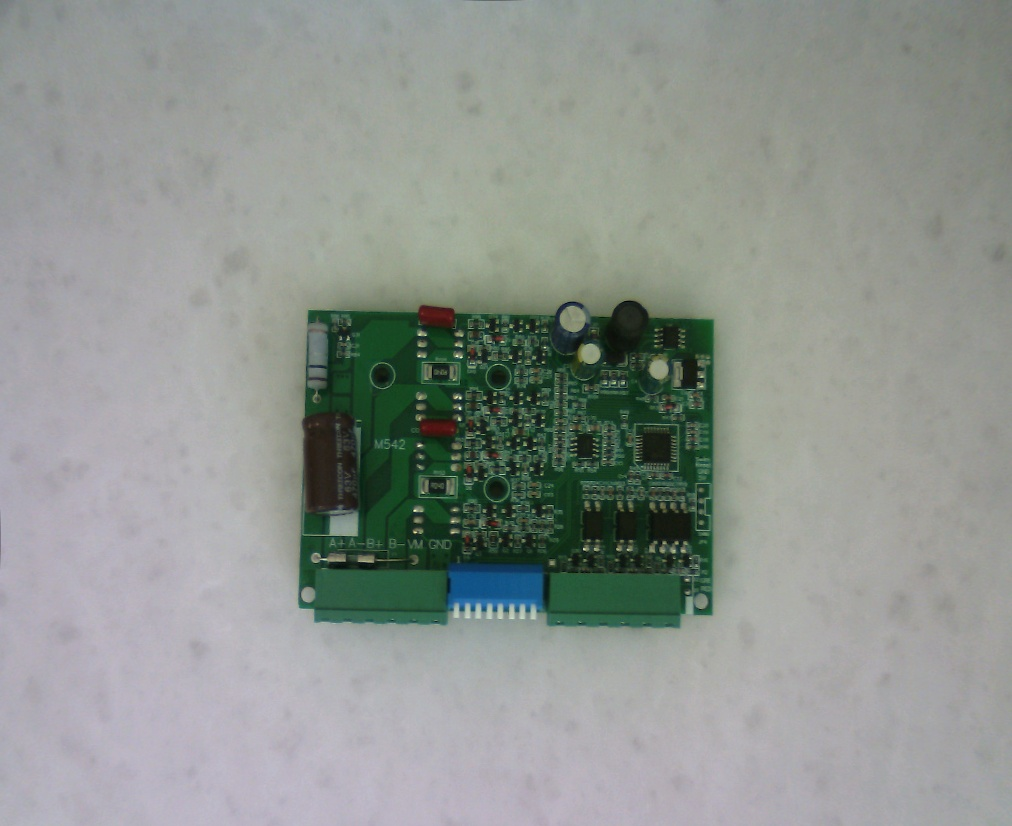
#> input picture chessboard_1_5_0.jpg, 1012 x 826 px
$ python bober.py
#> lines starting #> are read from the running program, lines starting #| are printed output that depends on the picture; after the words box and inside, x2 and y2 are one past the last pixel; in counts of white or black regions, pixels touching at a corner belong together; long printed decimals are rounded
#> in main, reference_img is the input picture: PIL image 1012x826 RGB; mean R, G, B 143.3, 149.1, 144.2
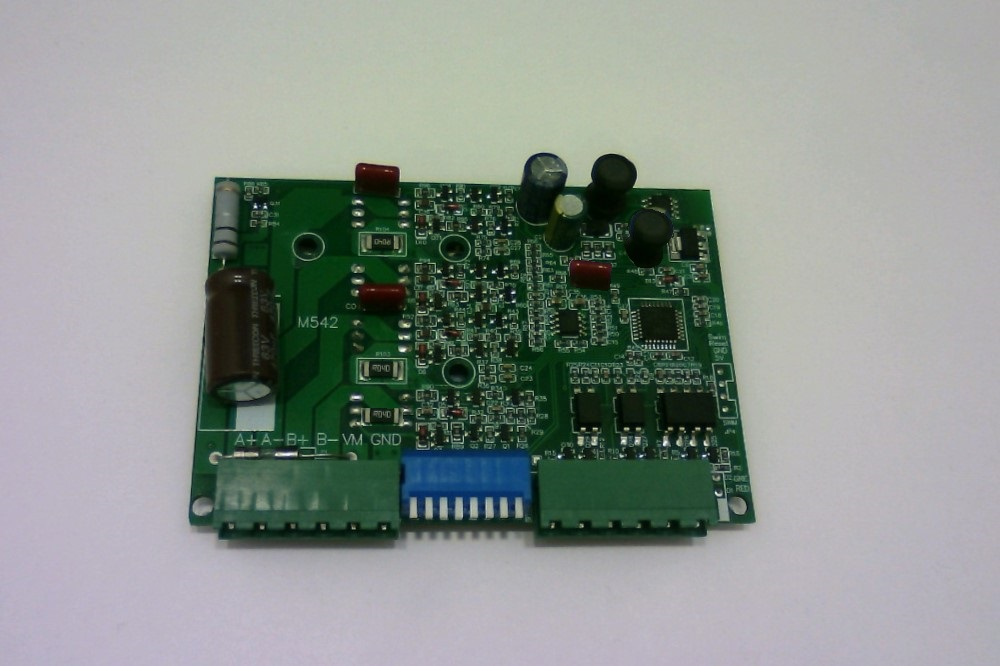
#> input picture chess.jpg, 1000 x 666 px
#> in main, test_img is the input picture: PIL image 1000x666 RGB; mean R, G, B 140, 147.7, 142.4
#| Эталон: (826, 1012, 3), Тест: (666, 1000, 3)
import numpy as np
from PIL import Image
import matplotlib.pyplot as plt
from scipy import ndimage
import math
from matplotlib.path import Path
#ггйода гойдав

def find_equals(src_points, dst_points):
    """
    Вычисляет матрицу гомографии H (3x3) из соответствий точек
    """
    if len(src_points) < 4 or len(dst_points) < 4:
        raise ValueError("Нужно минимум 4 точки для вычисления гомографии")

    if len(src_points) != len(dst_points):
        raise ValueError("Количество исходных и целевых точек должно совпадать")

    # Строим матрицу A для системы уравнений A * h = 0
    A = []
    for i in range(len(src_points)):
        x, y = src_points[i]
        x_prime, y_prime = dst_points[i]

        A.append([x, y, 1, 0, 0, 0, -x_prime * x, -x_prime * y, -x_prime])
        A.append([0, 0, 0, x, y, 1, -y_prime * x, -y_prime * y, -y_prime])

    A = np.array(A)

    # Решаем систему A * h = 0 методом SVD
    U, S, Vt = np.linalg.svd(A)

    # Последняя строка Vt соответствует наименьшему собственному значению
    H = Vt[-1].reshape(3, 3)

    # Нормализуем матрицу (делаем H[2,2] = 1)
    H = H / H[2, 2]
    print(f"H: {H}")

    return H


def extract_pcb_region(image, corners):
    """
    Вырезает область платы внутри углов

    Parameters:
    image: numpy array - исходное изображение
    corners: list - список углов [(x1,y1), (x2,y2), (x3,y3), (x4,y4)]

    Returns:
    numpy array - вырезанная область платы
    tuple - bounding box (min_x, min_y, max_x, max_y)
    """
    # Создаем путь по углам
    polygon_path = Path(corners)

    # Находим bounding box углов
    min_x = int(min(corners, key=lambda p: p[0])[0])
    max_x = int(max(corners, key=lambda p: p[0])[0])
    min_y = int(min(corners, key=lambda p: p[1])[1])
    max_y = int(max(corners, key=lambda p: p[1])[1])

    # Создаем маску для области внутри углов
    height, width = image.shape[:2]
    y_indices, x_indices = np.mgrid[min_y:max_y, min_x:max_x]
    points = np.column_stack([x_indices.ravel(), y_indices.ravel()])

    # Создаем маску точек внутри полигона
    mask = polygon_path.contains_points(points)
    mask = mask.reshape((max_y - min_y, max_x - min_x))

    # Создаем пустое изображение для вырезанной области
    if len(image.shape) == 3:
        extracted = np.zeros((max_y - min_y, max_x - min_x, image.shape[2]), dtype=image.dtype)
    else:
        extracted = np.zeros((max_y - min_y, max_x - min_x), dtype=image.dtype)

    # Копируем только пиксели внутри маски
    extracted[mask] = image[min_y:max_y, min_x:max_x][mask]

    return extracted, (min_x, min_y, max_x, max_y)


def transform_pcb_to_reference(test_pcb_region, H, reference_pcb_region_shape):
    """
    Преобразует вырезанную область тестовой платы в координаты вырезанной области эталонной платы

    Parameters:
    test_pcb_region: numpy array - вырезанная область тестовой платы
    H: numpy array (3x3) - матрица гомографии
    reference_pcb_region_shape: tuple - размер вырезанной области эталонной платы

    Returns:
    numpy array - преобразованная область тестовой платы
    """
    ref_height, ref_width = reference_pcb_region_shape[:2]

    # Создаем пустой массив того же размера, что и вырезанная эталонная область
    if len(reference_pcb_region_shape) == 3:
        transformed = np.zeros((ref_height, ref_width, reference_pcb_region_shape[2]), dtype=test_pcb_region.dtype)
    else:
        transformed = np.zeros((ref_height, ref_width), dtype=test_pcb_region.dtype)

    # Создаем координатную сетку для эталонной области
    y_ref, x_ref = np.indices((ref_height, ref_width))
    ones = np.ones_like(x_ref)

    # Преобразуем координаты в однородные
    ref_coords_homogeneous = np.stack([x_ref.ravel(), y_ref.ravel(), ones.ravel()])

    # Применяем обратную гомографию для получения координат в тестовом изображении
    H_inv = np.linalg.inv(H)
    test_coords_homogeneous = H_inv @ ref_coords_homogeneous

    # Нормализуем координаты
    test_x = test_coords_homogeneous[0] / test_coords_homogeneous[2]
    test_y = test_coords_homogeneous[1] / test_coords_homogeneous[2]

    # Округляем до целых пикселей
    test_x_int = np.round(test_x).astype(int)
    test_y_int = np.round(test_y).astype(int)

    # Создаем маску для валидных координат
    valid_mask = ((test_x_int >= 0) & (test_x_int < test_pcb_region.shape[1]) &
                  (test_y_int >= 0) & (test_y_int < test_pcb_region.shape[0]))

    # Преобразуем индексы обратно в 2D
    valid_indices_ref = np.where(valid_mask.reshape(ref_height, ref_width))
    valid_indices_test_y = test_y_int[valid_mask]
    valid_indices_test_x = test_x_int[valid_mask]

    # Копируем пиксели из тестовой области в эталонные координаты
    if len(test_pcb_region.shape) == 3:
        transformed[valid_indices_ref[0], valid_indices_ref[1]] = \
            test_pcb_region[valid_indices_test_y, valid_indices_test_x]
    else:
        transformed[valid_indices_ref[0], valid_indices_ref[1]] = \
            test_pcb_region[valid_indices_test_y, valid_indices_test_x]

    return transformed


def apply_homography(H, points):
    """
    Применяет матрицу гомографии H к точкам
    """
    points_array = np.array(points, dtype=np.float32)
    homogeneous_points = np.column_stack([points_array, np.ones(len(points_array))])

    transformed = (H @ homogeneous_points.T).T
    transformed_cartesian = transformed[:, :2] / transformed[:, 2:3]

    return [(float(x), float(y)) for x, y in transformed_cartesian]


class PCBCornerDetector:
    def __init__(self):
        pass

    # [31 lines left out: function _bresenham_circle, not called in this run]

    def find_pcb_corners_simple(self, image):
        """
        Простой метод поиска углов платы через анализ градиентов
        """
        if len(image.shape) == 3:
            gray = np.dot(image[..., :3], [0.2989, 0.5870, 0.1140])
        else:
            gray = image.copy()

        height, width = gray.shape
        edges = []

        # Поиск границ по всем сторонам
        border_size = min(height, width) // 10

        # Верхняя граница
        for j in range(border_size, width - border_size, 5):
            for i in range(border_size, height // 3):
                if abs(int(gray[i, j]) - int(gray[i - 1, j])) > 30:
                    edges.append((j, i))
                    break

        # Нижняя граница
        for j in range(border_size, width - border_size, 5):
            for i in range(height - border_size, height * 2 // 3, -1):
                if abs(int(gray[i, j]) - int(gray[i - 1, j])) > 30:
                    edges.append((j, i))
                    break

        # Левая граница
        for i in range(border_size, height - border_size, 5):
            for j in range(border_size, width // 3):
                if abs(int(gray[i, j]) - int(gray[i, j - 1])) > 30:
                    edges.append((j, i))
                    break

        # Правая граница
        for i in range(border_size, height - border_size, 5):
            for j in range(width - border_size, width * 2 // 3, -1):
                if abs(int(gray[i, j]) - int(gray[i, j - 1])) > 30:
                    edges.append((j, i))
                    break

        # Кластеризация по углам
        if len(edges) >= 4:
            corners = self._cluster_corners(edges, width, height)
            return self._order_corners(corners)

        # Fallback: углы изображения с отступом
        margin = 50
        return [
            [margin, margin],
            [width - margin, margin],
            [width - margin, height - margin],
            [margin, height - margin]
        ]

    def _cluster_corners(self, edges, width, height):
        """Кластеризует точки границ по углам"""
#> called with width = 1012, height = 826
        quadrants = {
            'top_left': [], 'top_right': [],
            'bottom_left': [], 'bottom_right': []
        }

        center_x, center_y = width // 2, height // 2

        for x, y in edges:
            if x < center_x and y < center_y:
                quadrants['top_left'].append((x, y))
            elif x >= center_x and y < center_y:
                quadrants['top_right'].append((x, y))
            elif x < center_x and y >= center_y:
                quadrants['bottom_left'].append((x, y))
            else:
                quadrants['bottom_right'].append((x, y))

        corners = []
        for quadrant_name, points in quadrants.items():
            if points:
                if quadrant_name == 'top_left':
                    target = (0, 0)
                elif quadrant_name == 'top_right':
                    target = (width, 0)
                elif quadrant_name == 'bottom_left':
                    target = (0, height)
                else:
                    target = (width, height)

                closest = min(points, key=lambda p: math.sqrt((p[0] - target[0]) ** 2 + (p[1] - target[1]) ** 2))
                corners.append(closest)

        return corners

    def _order_corners(self, corners):
        """Упорядочивает углы"""
        if len(corners) != 4:
            return corners

        corners_sorted = sorted(corners, key=lambda p: p[1])
        top = sorted(corners_sorted[:2], key=lambda p: p[0])
        bottom = sorted(corners_sorted[2:], key=lambda p: p[0])

        return [top[0], top[1], bottom[1], bottom[0]]

    def align_and_compare(self, reference_image, test_image):
        """
        Находит углы на обоих изображениях, вычисляет гомографию и выравнивает

        Returns:
        tuple: (H_matrix, aligned_test_corners, reference_corners, test_corners)
        """
        # Находим углы на эталонном и тестовом изображениях
        reference_corners = self.find_pcb_corners_simple(reference_image)
#> reference_corners = [(308, 312), (714, 327), (712, 612), (299, 607)]
        test_corners = self.find_pcb_corners_simple(test_image)
#> test_corners = [(216, 177), (710, 191), (756, 521), (189, 521)]

        print(f"Углы эталонного изображения: {reference_corners}")
#| Углы эталонного изображения: [(308, 312), (714, 327), (712, 612), (299, 607)]
        print(f"Углы тестового изображения: {test_corners}")
#| Углы тестового изображения: [(216, 177), (710, 191), (756, 521), (189, 521)]

        if len(reference_corners) != 4 or len(test_corners) != 4:
            print("Не удалось найти 4 угла на одном из изображений")
            return None, test_corners, reference_corners, test_corners

        try:
            # Вычисляем матрицу гомографии
            H = find_equals(test_corners, reference_corners)
#> the loop in find_equals, `for i in range(len(src_points)):` made 4 passes
#> (x, y, x_prime, y_prime) on passes 1 to 4: (216, 177, 308, 312), (710, 191, 714, 327), (756, 521, 712, 612), (189, 521, 299, 607)
#> after the loop in find_equals, `for i in range(len(src_points)):`: A = 8 items
#> in find_equals, `U, S, Vt = np.linalg.svd(A)`: S = [1071769, 288794.5, 1243, 478, 439, 107.4, 18.4, 0.638]
#> in find_equals, `H = Vt[-1].reshape(3, 3)`: H = [[0.00504, 0.000953, 0.664], [-3.15e-05, 0.00681, 0.748], [-1.53e-07, 2.4e-06, 0.00585]]
#> in find_equals, `H = H / H[2, 2]`: H = [[0.862, 0.163, 113.6], [-0.00539, 1.16, 127.9], [-2.62e-05, 0.00041, 1]]
#| H: [[ 8.61874508e-01  1.63069623e-01  1.13602897e+02]
#|  [-5.38827747e-03  1.16496608e+00  1.27863922e+02]
#|  [-2.62232585e-05  4.10442710e-04  1.00000000e+00]]
            print("Матрица гомографии H вычислена успешно")

            # Применяем гомографию к углам тестового изображения
            aligned_test_corners = apply_homography(H, test_corners)
#> in apply_homography, `points_array = np.array(points, dtype=np.float32)`: points_array = [[216, 177], [710, 191], [756, 521], [189, 521]]
#> in apply_homography, `homogeneous_points = np.column_stack([points_array, np.ones(len(points..`: homogeneous_points = [[216, 177, 1], [710, 191, 1], [756, 521, 1], [189, 521, 1]]
#> in apply_homography, `transformed = (H @ homogeneous_points.T).T`: transformed = [[328.6, 332.9, 1.07], [756.7, 346.5, 1.06], [850.1, 730.7, 1.19], [361.5, 733.8, 1.21]]
#> in apply_homography, `transformed_cartesian = transformed[:, :2] / transformed[:, 2:3]`: transformed_cartesian = [[308, 312], [714, 327], [712, 612], [299, 607]]
#> aligned_test_corners = [(308, 312), (714, 327), (712, 612), (299, 607)]
            print(f"Выровненные углы тестового изображения: {aligned_test_corners}")
#| Выровненные углы тестового изображения: [(308.000, 312.000), (714.000, 327.000), (712.000, 612.000), (299.000, 607.000)]

            return H, aligned_test_corners, reference_corners, test_corners

        except Exception as e:
            print(f"Ошибка при вычислении гомографии: {e}")
            return None, test_corners, reference_corners, test_corners

    def visualize_alignment(self, reference_image, test_image, H, aligned_corners, reference_corners, test_corners,
                            reference_pcb_region=None, test_pcb_region=None, transformed_test_pcb=None):
        """Визуализирует результаты выравнивания"""
        fig, axes = plt.subplots(2, 3, figsize=(18, 12))

        # 1. Эталонное изображение с углами
        axes[0, 0].imshow(reference_image)
        if reference_corners:
            x_ref = [p[0] for p in reference_corners]
            y_ref = [p[1] for p in reference_corners]
            axes[0, 0].plot(x_ref, y_ref, 'go', markersize=8, label='Эталон')
            for i in range(4):
                x1, y1 = reference_corners[i]
                x2, y2 = reference_corners[(i + 1) % 4]
                axes[0, 0].plot([x1, x2], [y1, y2], 'g-', linewidth=2)
        axes[0, 0].set_title('Эталонное изображение')
        axes[0, 0].legend()
        axes[0, 0].axis('off')

        # 2. Тестовое изображение с углами
        axes[0, 1].imshow(test_image)
        if test_corners:
            x_test = [p[0] for p in test_corners]
            y_test = [p[1] for p in test_corners]
            axes[0, 1].plot(x_test, y_test, 'ro', markersize=8, label='Исходные')
            for i in range(4):
                x1, y1 = test_corners[i]
                x2, y2 = test_corners[(i + 1) % 4]
                axes[0, 1].plot([x1, x2], [y1, y2], 'r-', linewidth=2)
        axes[0, 1].set_title('Тестовое изображение')
        axes[0, 1].legend()
        axes[0, 1].axis('off')

        # 3. Вырезанные области плат
        if reference_pcb_region is not None and test_pcb_region is not None:
            axes[0, 2].imshow(reference_pcb_region)
            axes[0, 2].set_title('Вырезанная эталонная плата')
            axes[0, 2].axis('off')

            axes[1, 0].imshow(test_pcb_region)
            axes[1, 0].set_title('Вырезанная тестовая плата')
            axes[1, 0].axis('off')

            if transformed_test_pcb is not None:
                axes[1, 1].imshow(transformed_test_pcb)
                axes[1, 1].set_title('Преобразованная тестовая плата')
                axes[1, 1].axis('off')
            else:
                axes[1, 1].text(0.5, 0.5, 'Нет преобразованного изображения',
                                ha='center', va='center', transform=axes[1, 1].transAxes)
                axes[1, 1].axis('off')
        else:
            axes[0, 2].text(0.5, 0.5, 'Нет данных о вырезанных областях',
                            ha='center', va='center', transform=axes[0, 2].transAxes)
            axes[0, 2].axis('off')

        # 6. Общая информация
        info_text = f"Эталон: {len(reference_corners)} углов\nТест: {len(test_corners)} углов"
        if H is not None:
            info_text += f"\nГомография: УСПЕХ"
            if reference_pcb_region is not None:
                info_text += f"\nРазмер эталонной платы: {reference_pcb_region.shape}"
            if test_pcb_region is not None:
                info_text += f"\nРазмер тестовой платы: {test_pcb_region.shape}"
        else:
            info_text += f"\nГомография: ОШИБКА"

        axes[1, 2].text(0.1, 0.5, info_text, fontsize=12, transform=axes[1, 2].transAxes)
        axes[1, 2].set_title('Статистика')
        axes[1, 2].axis('off')

        plt.tight_layout()
        plt.show()


def display_transformed_image(transformed_array, title="Преобразованное изображение", figsize=(10, 8)):
    """
    Выводит изображение из преобразованного массива

    Parameters:
    transformed_array: numpy array - массив после преобразования
    title: str - заголовок изображения
    figsize: tuple - размер фигуры
    """
    plt.figure(figsize=figsize)

    # Проверяем тип данных массива
    if transformed_array.dtype == np.float32 or transformed_array.dtype == np.float64:
        # Если массив в float, нормализуем для отображения
        if transformed_array.max() > 1.0:
            display_array = transformed_array / 255.0
        else:
            display_array = transformed_array
    else:
        # Если массив в uint8, используем как есть
        display_array = transformed_array

    # Отображаем изображение
    if len(transformed_array.shape) == 3:
        plt.imshow(display_array)
    else:
        plt.imshow(display_array, cmap='gray')

    plt.title(title, fontsize=14)
    plt.axis('off')
    plt.tight_layout()
    plt.show()

    # Дополнительная информация о массиве
    print(f"Размер массива: {transformed_array.shape}")
    print(f"Тип данных: {transformed_array.dtype}")
    print(f"Диапазон значений: {transformed_array.min()} - {transformed_array.max()}")
    print(f"Количество ненулевых пикселей: {np.count_nonzero(transformed_array)}")


def main():
    # Загрузка изображений
    reference_img = Image.open('chessboard_1_5_0.jpg')
    test_img = Image.open('chess.jpg')

    reference_array = np.array(reference_img)
    test_array = np.array(test_img)

    print(f"Эталон: {reference_array.shape}, Тест: {test_array.shape}")

    # Создаем детектор
    detector = PCBCornerDetector()

    # Выравниваем и сравниваем
    H, aligned_corners, ref_corners, test_corners = detector.align_and_compare(
        reference_array, test_array
    )
#> aligned_corners = [(308, 312), (714, 327), (712, 612), (299, 607)]; ref_corners = [(308, 312), (714, 327), (712, 612), (299, 607)]; test_corners = [(216, 177), (710, 191), (756, 521), (189, 521)]

    if H is not None:
        # Вырезаем области плат из обоих изображений
        reference_pcb_region, ref_bbox = extract_pcb_region(reference_array, ref_corners)
#> in extract_pcb_region, `min_x = int(min(corners, key=lambda p: p[0])[0])`: min_x = 299
#> in extract_pcb_region, `max_x = int(max(corners, key=lambda p: p[0])[0])`: max_x = 714
#> in extract_pcb_region, `min_y = int(min(corners, key=lambda p: p[1])[1])`: min_y = 312
#> in extract_pcb_region, `max_y = int(max(corners, key=lambda p: p[1])[1])`: max_y = 612
#> in extract_pcb_region, `y_indices, x_indices = np.mgrid[min_y:max_y, min_x:max_x]`:
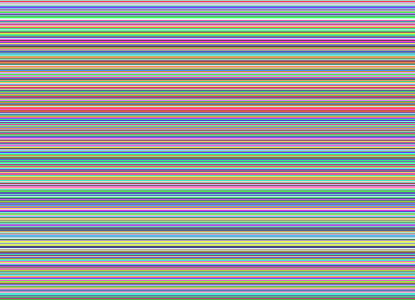
#> y_indices: shape (300, 415) int64; 300 distinct labels, from 312 to 611; one colour per label, 0 black
#> in extract_pcb_region, `y_indices, x_indices = np.mgrid[min_y:max_y, min_x:max_x]`:
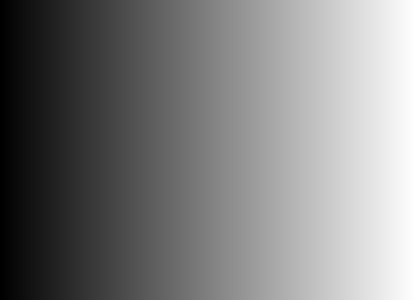
#> x_indices: shape (300, 415) int64; min 299, max 713, mean 506; drawn with min black and max white
#> in extract_pcb_region, `points = np.column_stack([x_indices.ravel(), y_indices.ravel()])`: points = 124500 pairs, first value 299 to 713, second value 312 to 611
#> in extract_pcb_region, `mask = mask.reshape((max_y - min_y, max_x - min_x))`:
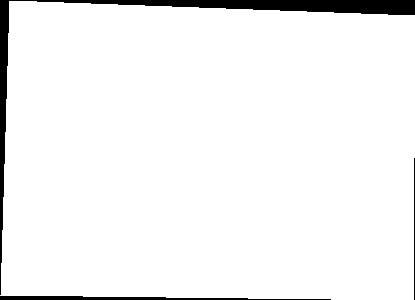
#> mask: shape (300, 415) bool; 95.4% white; 3 black regions, box (x1, y1, x2, y2) and area: (0, 0, 415, 295) 4720, (0, 296, 331, 300) 828, (414, 158, 415, 300) 142
#> in extract_pcb_region, `extracted[mask] = image[min_y:max_y, min_x:max_x][mask]`:
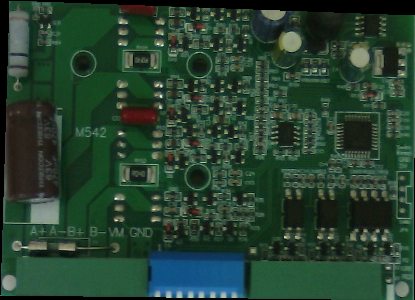
#> extracted: shape (300, 415, 3); mean R, G, B 38.8, 65.3, 48.1
#> ref_bbox = (299, 312, 714, 612)
        test_pcb_region, test_bbox = extract_pcb_region(test_array, test_corners)
#> in extract_pcb_region (call 2), `min_x = int(min(corners, key=lambda p: p[0])[0])`: min_x = 189
#> in extract_pcb_region (call 2), `max_x = int(max(corners, key=lambda p: p[0])[0])`: max_x = 756
#> in extract_pcb_region (call 2), `min_y = int(min(corners, key=lambda p: p[1])[1])`: min_y = 177
#> in extract_pcb_region (call 2), `max_y = int(max(corners, key=lambda p: p[1])[1])`: max_y = 521
#> in extract_pcb_region (call 2), `y_indices, x_indices = np.mgrid[min_y:max_y, min_x:max_x]`:
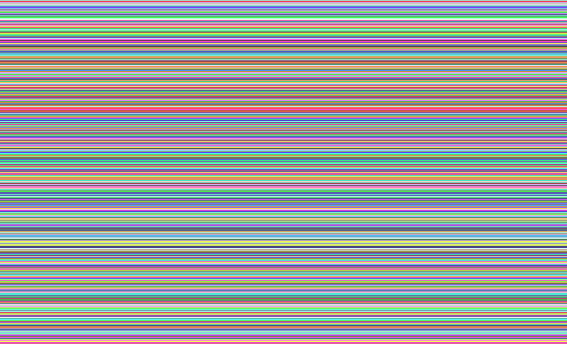
#> y_indices: shape (344, 567) int64; 344 distinct labels, from 177 to 520; one colour per label, 0 black
#> in extract_pcb_region (call 2), `y_indices, x_indices = np.mgrid[min_y:max_y, min_x:max_x]`:
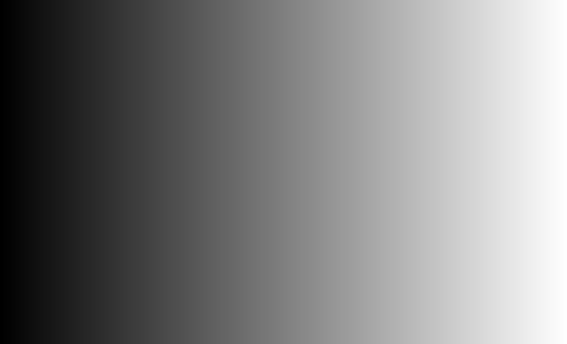
#> x_indices: shape (344, 567) int64; min 189, max 755, mean 472; drawn with min black and max white
#> in extract_pcb_region (call 2), `points = np.column_stack([x_indices.ravel(), y_indices.ravel()])`: points = 195048 pairs, first value 189 to 755, second value 177 to 520
#> (the rest of the program and of its run is left out)
